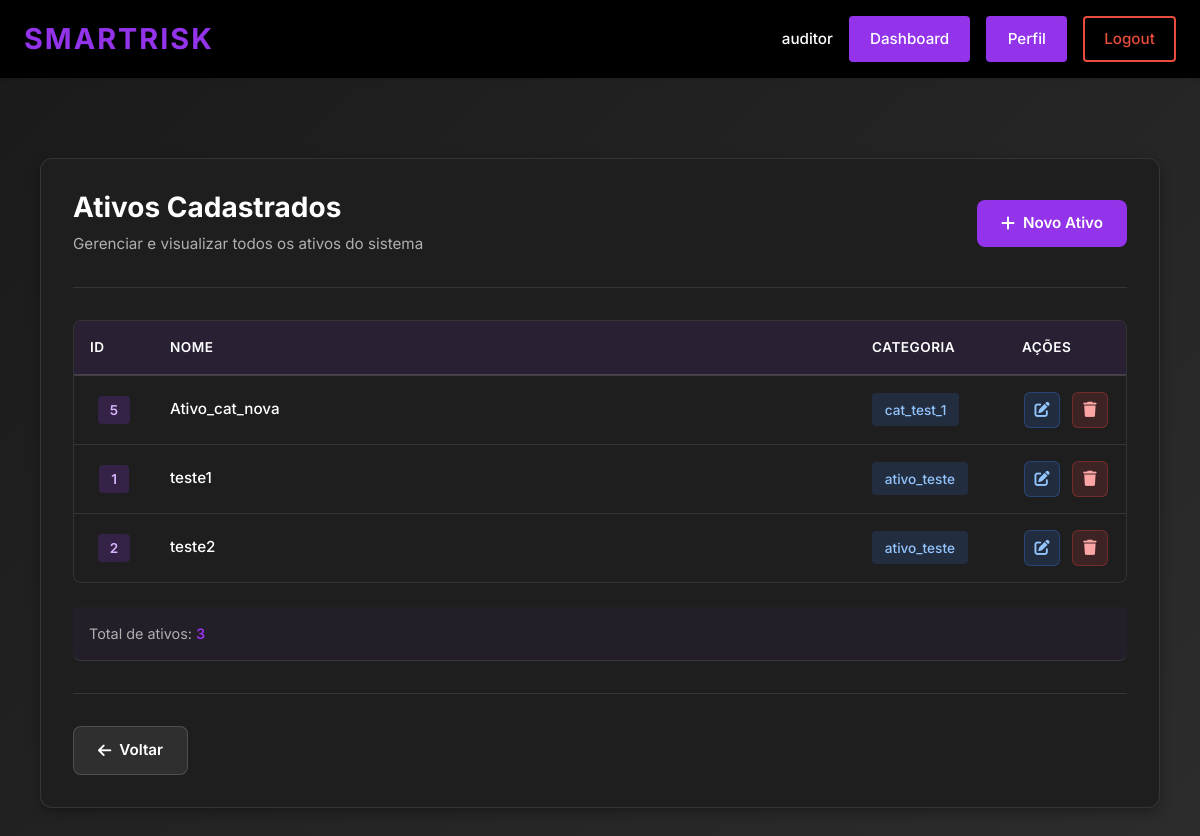
Screenshot of /lista_ativos/ (signed in) with the database file from the repository.
### ismsapp/models.py (models this page shows, shortened)
class Ativo(models.Model):
    """Name/identifier of the asset (e.g., 'Servidor de Banco de Dados Prod-01')."""
    nome = models.CharField(
        max_length=255,
        default="Ativo",
        help_text="Nome único ou identificador do ativo (ex.: 'Servidor de Banco de Dados Prod-01').",
    )
    """Foreign key to the asset category that classifies this asset."""
    categoria = models.ForeignKey(
        CategoriaAtivo,
        on_delete=models.SET_NULL,
        null=True,
        related_name="ativos",
        help_text="Categoria que classifica este ativo.",
    )
    """Numeric score for the Confidentiality dimension, indicating how sensitive the asset's information is. Higher values mean greater damage if data is disclosed without authorization."""
    confidencialidade = models.PositiveSmallIntegerField(
        verbose_name = "Confidencialidade (C)",
        default = 0,
        help_text = (
            "Grau de sensibilidade das informações deste ativo. "
            "Uma pontuação mais alta indica maior prejuízo caso os dados sejam divulgados sem autorização."
        ),
    )
    """Numeric score for the Integrity dimension, indicating how critical it is that the asset's data remains accurate and unaltered. Higher values mean greater harm if data is modified or corrupted."""
    integridade = models.PositiveSmallIntegerField(
        verbose_name = "Integridade (I)",
        default = 0,
        help_text = (
            "Grau de criticalidade do dado deste ativo. "
            "Uma pontuação mais alta indica maior dano se os dados forem modificados ou corrompidos."
        ),
    )
    """Numeric score for the Availability dimension, indicating how important it is that the asset is accessible when needed. Higher values mean more severe impact if the asset becomes unavailable."""
    disponibilidade = models.PositiveSmallIntegerField(
        verbose_name = "Disponibilidade (D)",
        default = 0,
        help_text = (
            "Grau de importância do acesso a este ativo quando necessário. "
            "Uma pontuação mais alta indica impacto mais severo se o ativo se tornar indisponível."
        ),
    )
    """The Privacy dimension score, indicating how much the asset handles personal data subject to privacy regulations. Higher values mean greater exposure to privacy-related obligations and risks."""
    privacidade = models.PositiveSmallIntegerField(
        verbose_name = "Privacidade (P)",
        default = 0,
        help_text = (
            "O grau em que este ativo lida com dados pessoais sujeitos a regulamentações de privacidade. "
            "Uma pontuação mais alta indica maior exposição a obrigações e riscos relacionados à privacidade."
        ),
    )
    """Composite CIDP weight calculated from the four dimension scores previously defined. This value is used in risk scoring to reflect the overall criticality of the asset. Consider overriding the save() method or using a @property to automatically keep this value in sync whenever any of the individual dimension scores are updated."""
    peso_cidp = models.DecimalField(
        max_digits = 5,
        decimal_places = 2,
        default = 0,
        help_text = (
            "Peso composto CIDP calculado a partir das quatro pontuações de dimensão acima. "
        ),
    )
    class Meta:
        verbose_name = "Ativo"
        verbose_name_plural = "Ativos"

class CategoriaAtivo(models.Model):
    class Tipo(models.TextChoices):
        PRIMARIO = "primario", "Primário"
        SUPORTE  = "suporte",  "De Suporte"
    nome = models.CharField(
        max_length=100,
        unique=True,
        help_text="Nome da categoria. Deve ser único no sistema.",
    )
    tipo = models.CharField(
        max_length=10,
        choices=Tipo.choices,
        help_text=(
            "Tipo do ativo: 'Primário' para ativos com valor direto ao negócio "
            "(ex.: informações, serviços); 'De Suporte' para infraestrutura que "
            "sustenta os ativos primários (ex.: hardware, software, pessoas)."
        ),
    )
    class Meta:
        verbose_name        = "Categoria de Ativo"
        verbose_name_plural = "Categorias de Ativos"
        ordering            = ["tipo", "nome"]

### ismsapp/views.py (the view)
# urls.py: path("lista_ativos/", views.ReadAtivoView.as_view(), name="lista_ativos"),
class ReadAtivoView(View):
    template_name = "ismsapp/lista_ativos.html"
    def _check_permission(self, user):
        if not user.is_authenticated:
            return False
        user_profile = getattr(user, 'profile', None)
        if not user_profile:
            return False
        allowed_actors = [
            UserProfile.Actor.SISTEMA_ADMIN,
            UserProfile.Actor.AUDITOR,
            UserProfile.Actor.ANALISTA
        ]
        return user_profile.actor_type in allowed_actors
    @method_decorator(login_required(login_url="login"))
    def get(self, request, *args, **kwargs):
        if not self._check_permission(request.user):
            return redirect('dashboard')
        from .models import Ativo
        ativos = Ativo.objects.all().order_by('nome')
        user_profile = getattr(request.user, 'profile', None)
        pode_editar_deletar = user_profile and user_profile.actor_type in [
            UserProfile.Actor.SISTEMA_ADMIN,
            UserProfile.Actor.AUDITOR
        ]
        contexto = {
            'ativos': ativos,
            'pode_editar_deletar': pode_editar_deletar,
        }
        return render(request, self.template_name, contexto)

### ismsapp/templates/ismsapp/lista_ativos.html (shortened to what this page needs)
{% extends "ismsapp/base.html" %}
{% load static %}
{% block extra_css %}
    <link href="https://cdn.jsdelivr.net/npm/bootstrap@5.3.0/dist/css/bootstrap.min.css" rel="stylesheet">
    <link href="https://cdnjs.cloudflare.com/ajax/libs/font-awesome/6.4.0/css/all.min.css" rel="stylesheet">
    <link href="{% static 'css/ismsapp/lista_ativos.css' %}" rel="stylesheet">
{% endblock %}
{% block content %}
    <div class="lista-container">
        <div class="lista-card">
            <div class="lista-header">
                <div class="header-content">
                    <h1>Ativos Cadastrados</h1>
                    <p class="subtitle">Gerenciar e visualizar todos os ativos do sistema</p>
                </div>
                {% if pode_editar_deletar %}
                <a href="{% url 'cadastro_ativo' %}" class="btn-add-asset">
                    <i class="fas fa-plus"></i> Novo Ativo
                </a>
                {% endif %}
            </div>
            {% if ativos %}
                <div class="assets-table-wrapper">
                    <table class="assets-table">
                        <thead>
                            <tr>
                                <th>ID</th>
                                <th>Nome</th>
                                <th>Categoria</th>
                                <th>Ações</th>
                            </tr>
                        </thead>
                        <tbody>
                            {% for ativo in ativos %}
                                <tr>
                                    <td class="asset-id-cell">
                                        <span class="id-badge">{{ ativo.id }}</span>
                                    </td>
                                    <td class="asset-name-cell">
                                        {{ ativo.nome }}
                                    </td>
                                    <td class="asset-category-cell">
                                        {% if ativo.categoria %}
                                            <span class="category-badge">{{ ativo.categoria.nome }}</span>
                                        {% else %}
                                            <span class="category-badge empty">Sem categoria</span>
                                        {% endif %}
                                    </td>
                                    <td class="asset-actions-cell">
                                        <div class="action-buttons">
                                            <a href="{% url 'editar_ativo' ativo.id %}" class="action-btn view-btn" title="Editar">
                                                <i class="fas fa-edit"></i>
                                            </a>
                                            {% if pode_editar_deletar %}
                                                <a href="{% url 'deletar_ativo' ativo.id %}" class="action-btn delete-btn" title="Deletar">
                                                    <i class="fas fa-trash"></i>
                                                </a>
                                            {% endif %}
                                        </div>
                                    </td>
                                </tr>
                            {% endfor %}
                        </tbody>
                    </table>
                </div>
                <div class="table-info">
                    <p>Total de ativos: <strong>{{ ativos.count }}</strong></p>
                </div>
            {% endif %}
            <div class="lista-footer">
                <a href="{% url 'dashboard' %}" class="btn btn-cancel">
                    <i class="fas fa-arrow-left"></i> Voltar
                </a>
            </div>
        </div>
    </div>
{% endblock %}

### ismsapp/templates/ismsapp/base.html (shortened to what this page needs)
{% load static %}
<!DOCTYPE html>
<html lang="en">
<head>
    <link rel="stylesheet" href="{% static 'css/ismsapp/header.css' %}">
    {% block extra_css %}{% endblock %}
</head>
<body>
    <header class="isms-header">
        <div class="header-container">
            <a href="{% url 'home' %}" class="header-logo">
                <span class="logo-text">SmartRisk</span>
            </a>
            <nav class="header-nav">
                {% if user.is_authenticated %}
                    <div class="nav-user">
                        <span class="username">{{ user.username }}</span>
                        <a href="{% url 'dashboard' %}" class="nav-button dashboard-button">
                            Dashboard
                        </a>
                        <a href="{% url 'profile' %}" class="nav-button profile-button">
                            Perfil
                        </a>
                        <a href="{% url 'logout' %}" class="nav-button logout-button">
                            Logout
                        </a>
                    </div>
                {% endif %}
            </nav>
        </div>
    </header>
    <main class="main-content">
        {% block content %}{% endblock %}
    </main>
</body>
</html>

### ismsapp/static/css/ismsapp/header.css (style rules this page uses)
.isms-header { background-color: #000000; color: white; padding: 1rem 0; box-shadow: 0 2px 4px rgba(0, 0, 0, 0.1); position: sticky; top: 0; z-index: 100; }
.header-container { max-width: 1200px; margin: 0 auto; padding: 0 1.5rem; display: flex; justify-content: space-between; align-items: center; }
.header-logo { text-decoration: none; color: white; display: flex; align-items: center; gap: 0.5rem; }
.logo-text { font-size: 1.8rem; font-weight: 700; letter-spacing: 2px; color: #9333ea; text-transform: uppercase; transition: color 0.3s ease; }
.header-nav { display: flex; align-items: center; gap: 1rem; }
.nav-user, .nav-auth { display: flex; align-items: center; gap: 1rem; }
.username { font-size: 0.95rem; color: #ffffff; font-weight: 500; padding: 0; background-color: transparent; }
.nav-button { padding: 0.6rem 1.2rem; border-radius: 4px; text-decoration: none; font-size: 0.95rem; font-weight: 500; transition: all 0.3s ease; cursor: pointer; border: none; display: inline-block; }
.profile-button { background-color: #9333ea; color: white; border: 2px solid #9333ea; }
.dashboard-button { background-color: #9333ea; color: white; border: 2px solid #9333ea; }
.logout-button { background-color: transparent; color: #e74c3c; border: 2px solid #e74c3c; }
.main-content { max-width: 1200px; margin: 2rem auto; padding: 0 1.5rem; }

### rows the page displays
Ativo: id "5", nome "Ativo_cat_nova", categoria.nome "cat_test_1"
Ativo: id "1", nome "teste1", categoria.nome "ativo_teste"
Ativo: id "2", nome "teste2", categoria.nome "ativo_teste"

### other values shown
{{ user.username }} "auditor"
{{ ativos.count }} "3"
